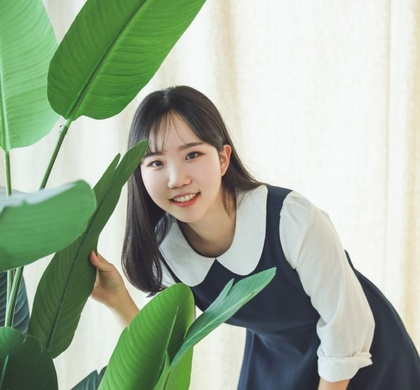
%> input picture Lab4_image_filtering/Lee.jpg, 420 x 390 px, shrunk from 618 x 574 before the run
$ octave Lab4_2_22012383.m   (GNU Octave 9; MATLAB toolbox functions it lacks are replaced by stand-ins)
%> lines starting %> are read from the running program, lines starting %| are printed output that depends on the picture
### Lab4_image_filtering/myfilter.m
%myfilter
function [out] = myfilter(In,w,padding_val) %input = image, n = intensity level range
[w_M w_N] = size(w); %w_M = w_N
pad_n = floor(w_M/2);

[M N] = size(In);
pad_im = [];

%make size of pad_im
for i=1:(M+pad_n*2)
    for j=1:(N+pad_n*2)
        pad_im(i,j) = 0;
    end
end

[y x] = size(pad_im);
pad_im(1+pad_n:y-pad_n,1+pad_n:x-pad_n) = In(:,:);

out = [];
f = [];
for i = 1+pad_n:y-pad_n
    for j = 1+pad_n:x-pad_n

        g = sum(w(:,:).*pad_im(i-pad_n:i+pad_n,j-pad_n:j+pad_n),'all')/sum(w,'all');

        out(i-pad_n,j-pad_n) = g;
    end
end

out = uint8(out);

### Lab4_image_filtering/Lab4_2_22012383.m
%implement the image filtering in Page 16/ assume zero padding
clc
close all
clear all

%% linear filter: averaging filter
I=imread('Lee.jpg');
%> I is the input picture: size 390x420x3 uint8; mean R, G, B 160.6, 175.1, 154.5
I=rgb2gray(I);
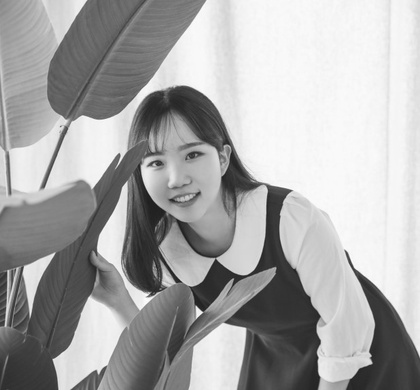
%> I: size 390x420 uint8; min 26, max 254, mean 168.4
figure(2);subplot(1,3,1); imshow(I); title('Original Image','fontsize',13);

% add Gaussian noise
n=randn(size(I))*20;
In=uint8(double(I)+n);
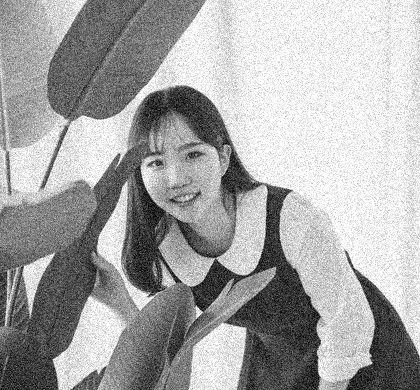
%> In: size 390x420 uint8; min 0, max 255, mean 167.1
subplot(1,3,2); imshow(In); title('Noisy Image','fontsize',13);

% averaging filter
w=ones(5,5)/25; %w = weight
%Ir=imfilter(In,w,'same',0);
Ir = myfilter(In,w,0);
%> after the loop in myfilter, `for i=1:(M+pad_n*2)`: pad_im: size 394x424 double; every value is 0
%> in myfilter, `pad_im(1+pad_n:y-pad_n,1+pad_n:x-pad_n) = In(:,:);`:
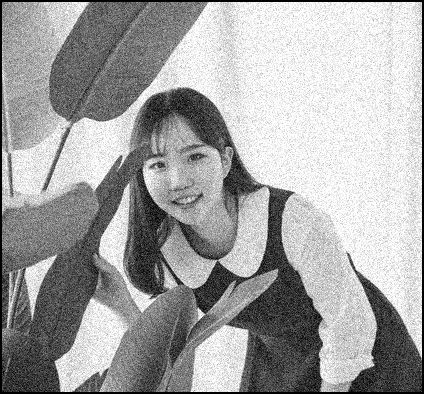
%> pad_im: size 394x424 double; min 0, max 255, mean 163.9
%> after the loop in myfilter, `for i = 1+pad_n:y-pad_n`:
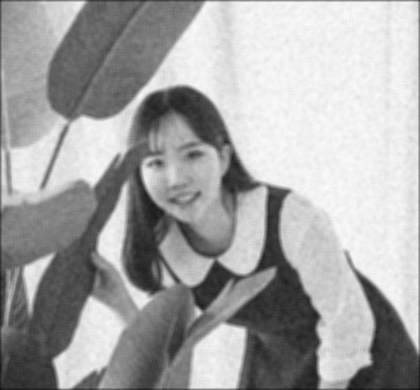
%> out: size 390x420 double; min 15.92, max 252.8, mean 166.2
subplot(1,3,3); imshow(Ir); title('My Averaged Image','fontsize',13);
